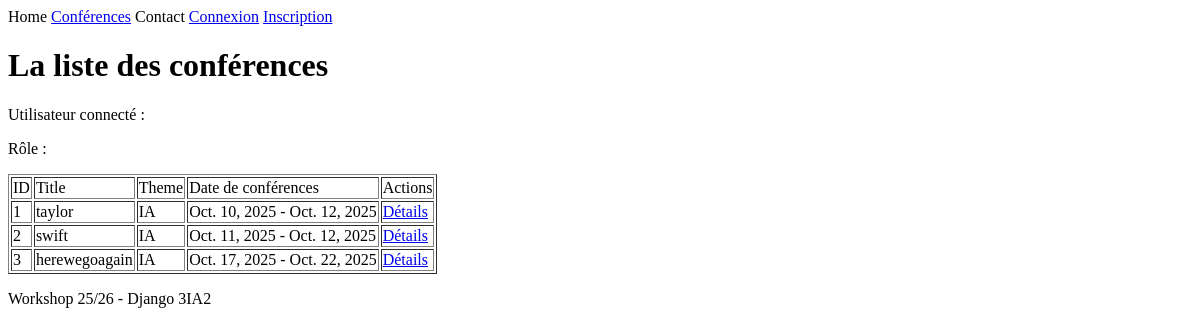
The page /conferences/liste/ on the database as committed earlier.
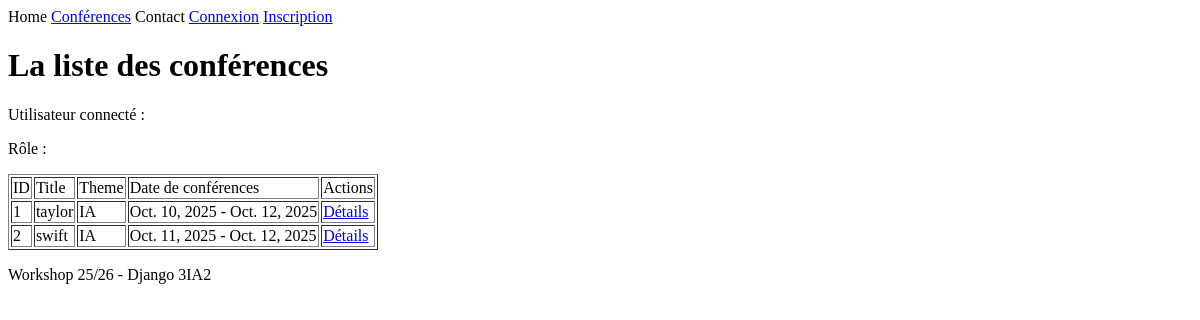
The same page on the database as committed later.
### ConferenceApp/models.py (models this page shows, shortened)
class Conference(models.Model):
    conference_id=models.AutoField(primary_key=True)
    name=models.CharField(max_length=255, unique=True, validators=[title_validator])
    THEME=[
        ("IA","Computer Science & ia"),
        ("SE","Science&Engineering"),
        ("SC","Social Sciences & Education"),
        ("IT","interdiscplinaryThemes")   ,
    ]
    theme=models.CharField(max_length=255,choices=THEME)
    location=models.CharField(max_length=255)
    description = models.TextField(validators=[
        MinLengthValidator(30, "La description doit contenir au moins 30 caractères.")
    ])
    start_date=models.DateField()
    end_date=models.DateField()
    create_at=models.DateTimeField(auto_now_add=True)
    update_at=models.DateTimeField(auto_now=True)

### ConferenceApp/views.py (the view)
# urls.py: path("liste/",ConferenceList.as_view(),name="liste_conferences"),
class ConferenceList(ListView):
    model=Conference
    context_object_name="liste"
    template_name="conferences/liste.html"

### GestionConference/Templates/conferences/liste.html (shortened to what this page needs)
{% extends 'base.html' %}
{% block content %}
<h1>La liste des conférences</h1>
  <p>Utilisateur connecté : {{ user.username }}</p>
  <p>Rôle : {{ user.role }}</p>
<table border="1">
    <tr><td>ID</td><td>Title</td><td>Theme</td> <td>Date de conférences</td><td>Actions</td></tr>
    {% for c in liste %}
    <tr>
        <td>{{c.pk }}</td>
        <td>{{c.name }}</td>
        <td>{{c.theme}}</td>
        <td>{{c.start_date}} - {{c.end_date}}</td>
        <td><a href="{% url 'conference_details' c.pk %}">Détails</a>
    </tr>
    {% endfor %}
</table>
{% endblock %}

### GestionConference/Templates/base.html
<html>
<head>
</head>
<body>
    <nav>
        <a>Home</a>
        <a href="{% url 'liste_conferences' %}">Conférences</a>
        <a>Contact</a>
        {% if user.is_authenticated %}
         <a> {{user.username}}</a>
         <a href="{% url 'logout' %}"> Logout</a>
        {% else %}
         <a href="{% url 'login' %}">Connexion</a>
         <a href="{% url 'register' %}">Inscription </a>
         {% endif %}
    </nav>
    {% block content %}
    {% endblock %}
    <footer>
        <p>Workshop 25/26 - Django 3IA2</p>
    </footer>
</body>
</html>

Rows that differ between the two databases and show on the page:
removed Conference: pk "3", name "herewegoagain", theme "IA", start_date "Oct. 17, 2025", end_date "Oct. 22, 2025"
